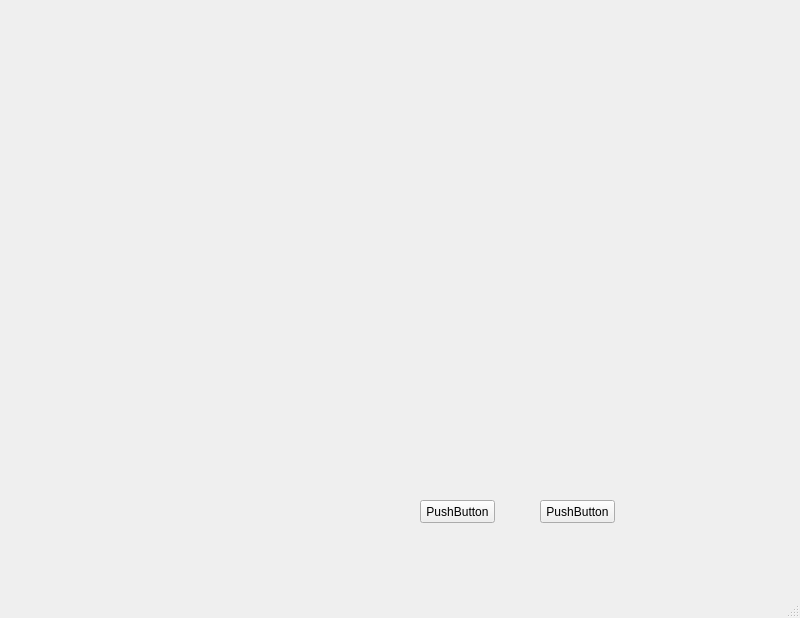
<?xml version="1.0" encoding="UTF-8"?>
<ui version="4.0">
 <class>MainWindow</class>
 <widget class="QMainWindow" name="MainWindow">
  <property name="geometry">
   <rect>
    <x>0</x>
    <y>0</y>
    <width>800</width>
    <height>618</height>
   </rect>
  </property>
  <property name="windowTitle">
   <string>MainWindow</string>
  </property>
  <widget class="QWidget" name="centralwidget">
   <widget class="QPushButton" name="pushButton">
    <property name="geometry">
     <rect>
      <x>420</x>
      <y>500</y>
      <width>75</width>
      <height>23</height>
     </rect>
    </property>
    <property name="text">
     <string>PushButton</string>
    </property>
   </widget>
   <widget class="QPushButton" name="pushButton_2">
    <property name="geometry">
     <rect>
      <x>540</x>
      <y>500</y>
      <width>75</width>
      <height>23</height>
     </rect>
    </property>
    <property name="text">
     <string>PushButton</string>
    </property>
   </widget>
  </widget>
  <widget class="QMenuBar" name="menubar">
   <property name="geometry">
    <rect>
     <x>0</x>
     <y>0</y>
     <width>800</width>
     <height>21</height>
    </rect>
   </property>
  </widget>
  <widget class="QStatusBar" name="statusbar"/>
 </widget>
 <resources/>
 <connections/>
</ui>
